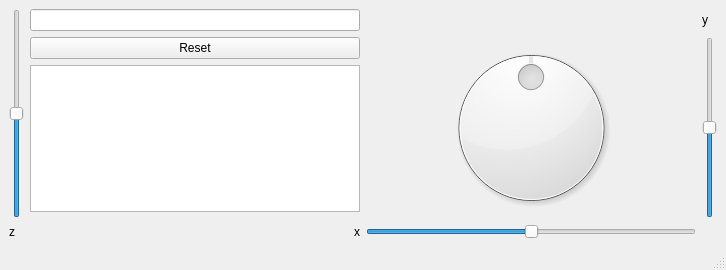
<?xml version="1.0" encoding="UTF-8"?>
<ui version="4.0">
 <class>MainWindow</class>
 <widget class="QMainWindow" name="MainWindow">
  <property name="geometry">
   <rect>
    <x>0</x>
    <y>0</y>
    <width>726</width>
    <height>270</height>
   </rect>
  </property>
  <property name="windowTitle">
   <string>MainWindow</string>
  </property>
  <widget class="QWidget" name="centralwidget">
   <layout class="QHBoxLayout" name="horizontalLayout">
    <item>
     <layout class="QGridLayout" name="gridLayout" columnstretch="1,0,0,0" rowminimumheight="0,0,0,0,0">
      <item row="1" column="1">
       <widget class="QPushButton" name="targetButton">
        <property name="text">
         <string>Reset</string>
        </property>
       </widget>
      </item>
      <item row="1" column="2" rowspan="3">
       <widget class="QDial" name="dial">
        <property name="minimum">
         <number>-180</number>
        </property>
        <property name="maximum">
         <number>180</number>
        </property>
        <property name="singleStep">
         <number>2</number>
        </property>
       </widget>
      </item>
      <item row="0" column="2">
       <widget class="QWidget" name="widget" native="true"/>
      </item>
      <item row="0" column="1">
       <widget class="QLineEdit" name="inputText"/>
      </item>
      <item row="2" column="1">
       <widget class="QPlainTextEdit" name="msgText"/>
      </item>
      <item row="4" column="2">
       <widget class="QSlider" name="horizontalSlider">
        <property name="minimum">
         <number>-8</number>
        </property>
        <property name="maximum">
         <number>8</number>
        </property>
        <property name="orientation">
         <enum>Qt::Horizontal</enum>
        </property>
       </widget>
      </item>
      <item row="0" column="0" rowspan="4">
       <widget class="QSlider" name="verticalSlider_2">
        <property name="minimum">
         <number>-8</number>
        </property>
        <property name="maximum">
         <number>8</number>
        </property>
        <property name="orientation">
         <enum>Qt::Vertical</enum>
        </property>
       </widget>
      </item>
      <item row="4" column="0">
       <widget class="QLabel" name="label">
        <property name="text">
         <string>z</string>
        </property>
       </widget>
      </item>
      <item row="4" column="1">
       <widget class="QLabel" name="label_2">
        <property name="text">
         <string>x</string>
        </property>
        <property name="alignment">
         <set>Qt::AlignRight|Qt::AlignTrailing|Qt::AlignVCenter</set>
        </property>
       </widget>
      </item>
      <item row="1" column="3" rowspan="3">
       <widget class="QSlider" name="verticalSlider">
        <property name="minimum">
         <number>-8</number>
        </property>
        <property name="maximum">
         <number>8</number>
        </property>
        <property name="orientation">
         <enum>Qt::Vertical</enum>
        </property>
       </widget>
      </item>
      <item row="0" column="3">
       <widget class="QLabel" name="label_3">
        <property name="text">
         <string>y</string>
        </property>
       </widget>
      </item>
     </layout>
    </item>
   </layout>
  </widget>
  <widget class="QMenuBar" name="menubar">
   <property name="geometry">
    <rect>
     <x>0</x>
     <y>0</y>
     <width>726</width>
     <height>24</height>
    </rect>
   </property>
  </widget>
  <widget class="QStatusBar" name="statusbar"/>
 </widget>
 <resources/>
 <connections/>
</ui>
